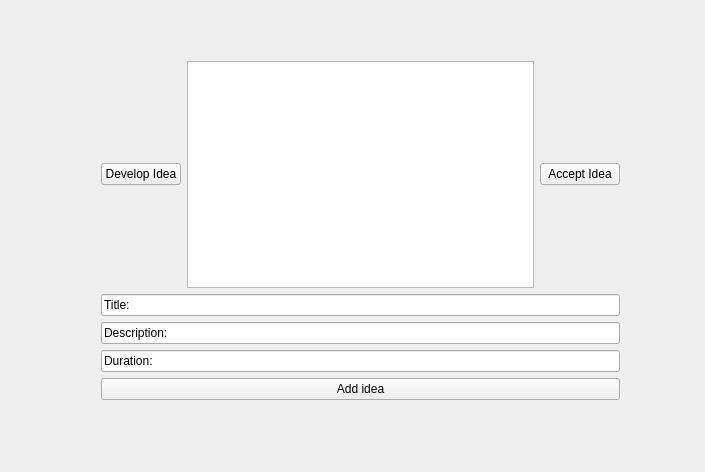
<?xml version="1.0" encoding="UTF-8"?>
<ui version="4.0">
 <class>researchClass</class>
 <widget class="QWidget" name="researchClass">
  <property name="geometry">
   <rect>
    <x>0</x>
    <y>0</y>
    <width>705</width>
    <height>472</height>
   </rect>
  </property>
  <property name="windowTitle">
   <string>research</string>
  </property>
  <widget class="QWidget" name="verticalLayoutWidget">
   <property name="geometry">
    <rect>
     <x>90</x>
     <y>50</y>
     <width>541</width>
     <height>361</height>
    </rect>
   </property>
   <layout class="QVBoxLayout" name="verticalLayout">
    <item>
     <layout class="QHBoxLayout" name="horizontalLayout">
      <item>
       <widget class="QPushButton" name="develop">
        <property name="text">
         <string>Develop Idea</string>
        </property>
       </widget>
      </item>
      <item>
       <widget class="QTableView" name="tableView"/>
      </item>
      <item>
       <widget class="QPushButton" name="acceptIdea">
        <property name="text">
         <string>Accept Idea</string>
        </property>
       </widget>
      </item>
     </layout>
    </item>
    <item>
     <widget class="QLineEdit" name="title">
      <property name="text">
       <string>Title:</string>
      </property>
     </widget>
    </item>
    <item>
     <widget class="QLineEdit" name="description">
      <property name="text">
       <string>Description:</string>
      </property>
     </widget>
    </item>
    <item>
     <widget class="QLineEdit" name="duration">
      <property name="text">
       <string>Duration:</string>
      </property>
     </widget>
    </item>
    <item>
     <widget class="QPushButton" name="addIdea">
      <property name="text">
       <string>Add idea</string>
      </property>
     </widget>
    </item>
   </layout>
  </widget>
 </widget>
 <layoutdefault spacing="6" margin="11"/>
 <resources>
  <include location="research.qrc"/>
 </resources>
 <connections/>
</ui>
